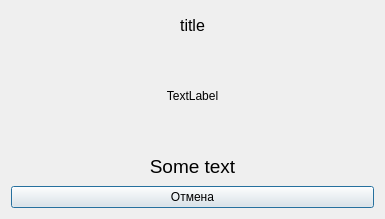
<?xml version="1.0" encoding="UTF-8"?>
<ui version="4.0">
 <class>ProgressDialog</class>
 <widget class="QDialog" name="ProgressDialog">
  <property name="geometry">
   <rect>
    <x>0</x>
    <y>0</y>
    <width>385</width>
    <height>219</height>
   </rect>
  </property>
  <property name="windowTitle">
   <string>Dialog</string>
  </property>
  <layout class="QVBoxLayout" name="verticalLayout">
   <item>
    <widget class="QLabel" name="titleLabel">
     <property name="font">
      <font>
       <pointsize>12</pointsize>
      </font>
     </property>
     <property name="text">
      <string notr="true">title</string>
     </property>
     <property name="alignment">
      <set>Qt::AlignCenter</set>
     </property>
    </widget>
   </item>
   <item>
    <widget class="QLabel" name="animatedLabel">
     <property name="minimumSize">
      <size>
       <width>0</width>
       <height>100</height>
      </size>
     </property>
     <property name="text">
      <string>TextLabel</string>
     </property>
     <property name="alignment">
      <set>Qt::AlignCenter</set>
     </property>
    </widget>
   </item>
   <item>
    <widget class="QLabel" name="label">
     <property name="font">
      <font>
       <pointsize>14</pointsize>
      </font>
     </property>
     <property name="text">
      <string>Some text</string>
     </property>
     <property name="alignment">
      <set>Qt::AlignCenter</set>
     </property>
    </widget>
   </item>
   <item>
    <widget class="QPushButton" name="cancelButton">
     <property name="text">
      <string>Отмена</string>
     </property>
    </widget>
   </item>
  </layout>
 </widget>
 <resources/>
 <connections/>
</ui>
